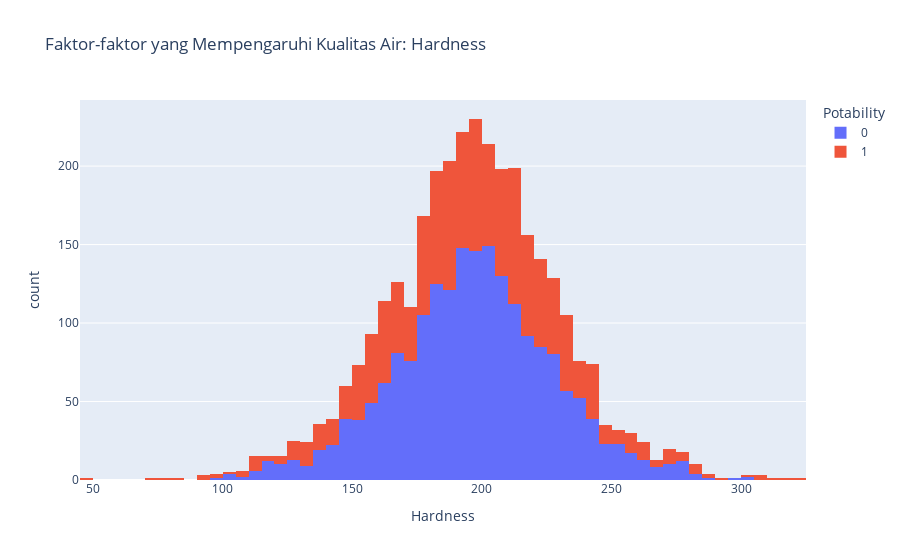

The notebook cell saved with this chart:
### Code cell
import pandas as pd
import plotly.express as px

# Membaca dataset
dataset_path = r'C:\Users\SODIKAP\Pictures\dataset\water_potability.csv'
df = pd.read_csv(dataset_path)

# Membuat histogram perbandingan variabel dengan potabilitas menggunakan Plotly Express
figure = px.histogram(df, x= "Hardness",
                      color="Potability",
                      title="Faktor-faktor yang Mempengaruhi Kualitas Air: Hardness " )
figure.show()

### Figure 1 — Plotly figure (JSON) as saved in the notebook; plotly's stock layout.template omitted (floating-point values rounded to 4 significant figures; data arrays with more than 128 entries replaced by an {"elided": "..."} marker saying what was removed)
{"data": [{"alignmentgroup": "True", "bingroup": "x", "hovertemplate": "Potability=0<br>Hardness=%{x}<br>count=%{y}<extra></extra>", "legendgroup": "0", "marker": {"color": "#636efa", "pattern": {"shape": ""}}, "name": "0", "offsetgroup": "0", "orientation": "v", "showlegend": true, "type": "histogram", "x": {"elided": "1998 float values"}, "xaxis": "x", "yaxis": "y"}, {"alignmentgroup": "True", "bingroup": "x", "hovertemplate": "Potability=1<br>Hardness=%{x}<br>count=%{y}<extra></extra>", "legendgroup": "1", "marker": {"color": "#EF553B", "pattern": {"shape": ""}}, "name": "1", "offsetgroup": "1", "orientation": "v", "showlegend": true, "type": "histogram", "x": {"elided": "1278 float values"}, "xaxis": "x", "yaxis": "y"}], "layout": {"barmode": "relative", "legend": {"title": {"text": "Potability"}, "tracegroupgap": 0}, "title": {"text": "Faktor-faktor yang Mempengaruhi Kualitas Air: Hardness "}, "xaxis": {"anchor": "y", "domain": [0, 1], "title": {"text": "Hardness"}}, "yaxis": {"anchor": "x", "domain": [0, 1], "title": {"text": "count"}}}}
